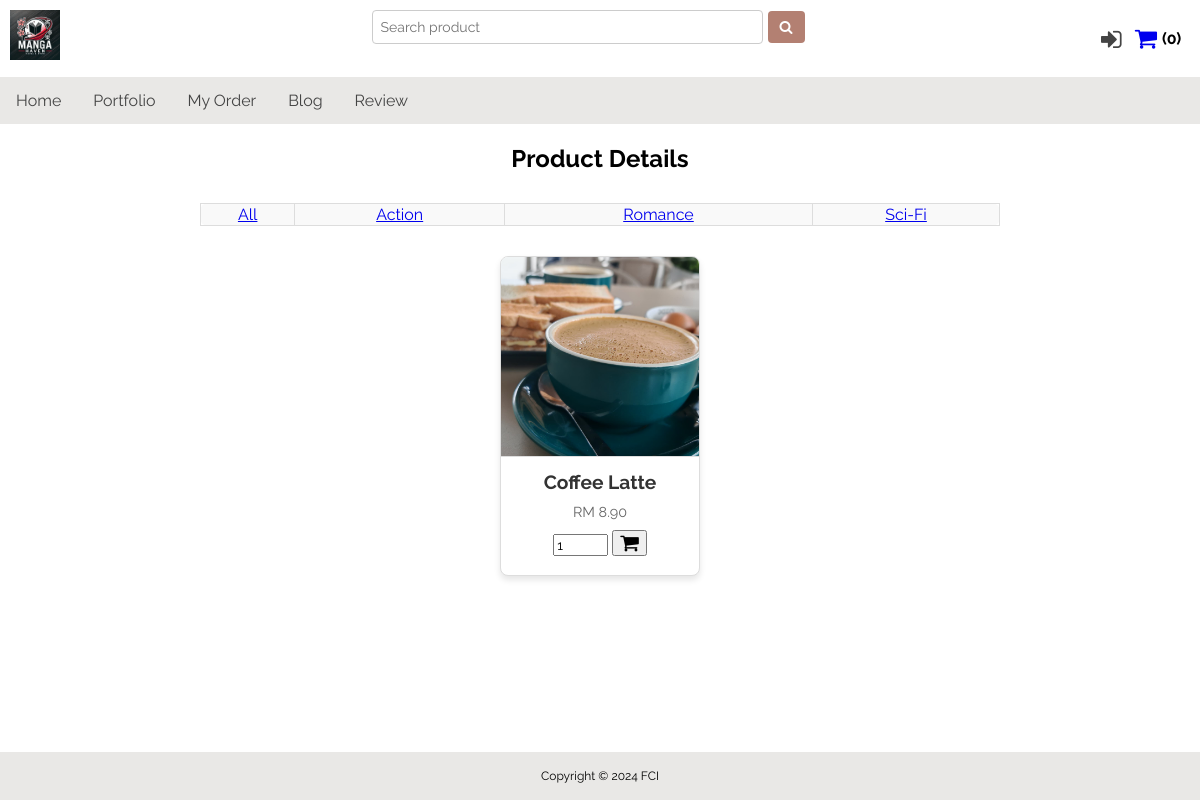
The app's page /portfolioDetail.php?id=1 with its own data.
### tables this page shows
CREATE TABLE `product` (
  `productID` int(11) NOT NULL,
  `productName` varchar(100) NOT NULL,
  `productImg` varchar(100) NOT NULL,
  `categoryID` int(11) NOT NULL,
  `productQty` int(11) NOT NULL,
  `productPrice` decimal(8,2) NOT NULL
);

### portfolioDetail.php (the view, shortened to what this page needs)
<?php
include("config/config.php");
if(isset($_GET['id'])){
	$productID = $_GET['id'];
	$sql_product = "SELECT * FROM product WHERE productID = $productID";
}
$result = mysqli_query($conn, $sql_product);
$rowcount = mysqli_num_rows($result);
?>
<!DOCTYPE html>
<html lang="en">
<head>
	<link rel="stylesheet" href="css/newstyle.css">
	<link rel="stylesheet" href="https://cdnjs.cloudflare.com/ajax/libs/font-awesome/4.7.0/css/font-awesome.min.css">
</head>
<body>
	<?php
		include("includes/userNav.php");
	?>
	<div class="container">
    <?php
      include("includes/topNav.php");
    ?>
  <main>
    <h2 style="text-align: center;">Product Details</h2>
    <div class="section">
      <table border="1" align="center">
        <tr>
          <td><a href="portfolio.php?cat=0">All</a></td>
          <td><a href="portfolio.php?cat=1">Action</a></td>
          <td><a href="portfolio.php?cat=2">Romance</a></td>
          <td><a href="portfolio.php?cat=3">Sci-Fi</a></td>
        </tr>
      </table>
    </div>
    <div class="product-container">
        <?php
        if ($rowcount > 0) {
            while ($row = mysqli_fetch_assoc($result)) {
                echo '<div class="product-card">';
                echo '<img src="' . $row["productImg"] . '" alt="' . $row["productName"] . '">';
                echo '<h3>' . $row["productName"] . '</h3>';
                echo '<p> RM ' . $row["productPrice"] . '</p>';
                echo '<form method="post" action="cart_action.php?action=add&id=' . $row['productID'] . '">
                <input type="number" name="quantity" value="1" min="1" max="999"/>
                <button type="submit"><i class="fa fa-shopping-cart" style="font-size:20px"></i></button>
                </form>';
                echo '<br></div>';
            }
        } else {
            echo "No products found.";
        }
        ?>
    </div>
  </main>
  </div>
  <footer class="footer">
		<p>Copyright &copy; 2024 FCI</p>
	</footer>
</body>
</html>

### css/newstyle.css (style rules this page uses)
* { box-sizing: border-box; }
html, body { height: 100%; margin: 0; display: flex; flex-direction: column; font-family: "Raleway", sans-serif; background-color: #ffffff; }
.container { flex: 1; display: flex; flex-direction: column; }
table { width: 90%; max-width: 800px; margin: 0 auto; border-collapse: collapse; text-align: center; padding: 20px; background-color: #f9f9f9; border: 1px solid #ddd; border-radius: 8px; }
.footer { background-color: #e9e8e6; color: black; text-align: center; font-size: 12px; padding: 5px; margin-top: auto; }
input, textarea, select, select option, button { font-family: "Raleway", sans-serif; }
.section { padding: 10px; margin: auto; }

### portfolioDetail.php (style rules this page uses)
.product-container { display: flex; flex-wrap: wrap; gap: 20px; justify-content: center; margin: 20px; }
.product-card { width: 200px; border: 1px solid #ddd; border-radius: 8px; overflow: hidden; box-shadow: 0 4px 6px rgba(0, 0, 0, 0.1); text-align: center; background-color: #fff; transition: transform 0.3s, box-shadow 0.3s; }
.product-card img { width: 100%; height: 200px; object-fit: cover; border-bottom: 1px solid #ddd; }
.product-card h3 { font-size: 1.2em; margin: 10px 0; color: #333; }
.product-card p { font-size: 0.9em; color: #666; margin: 0 10px 10px; }

### records on screen
product: productImg (picture), productName "Coffee Latte", productPrice "8.90"
